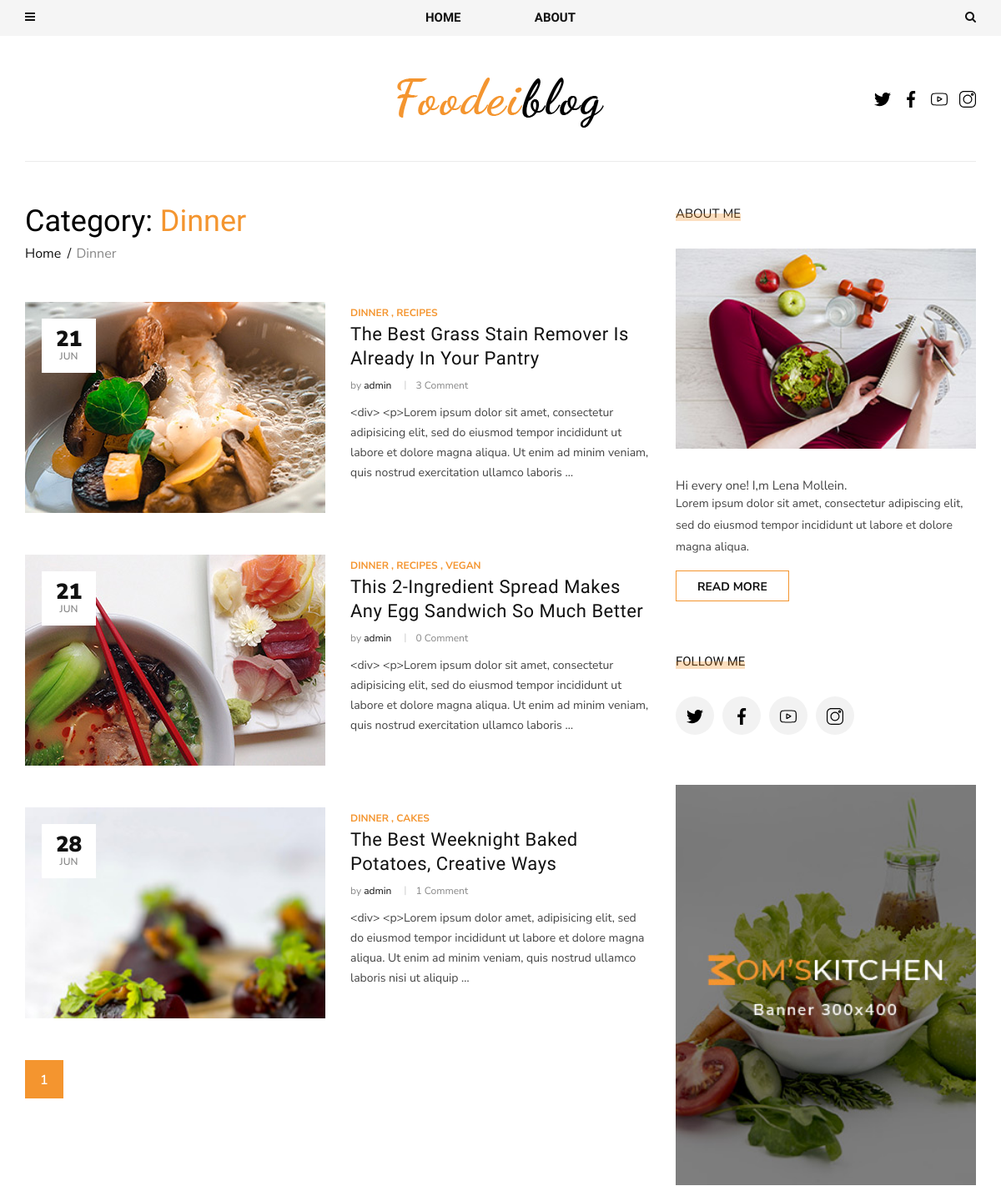
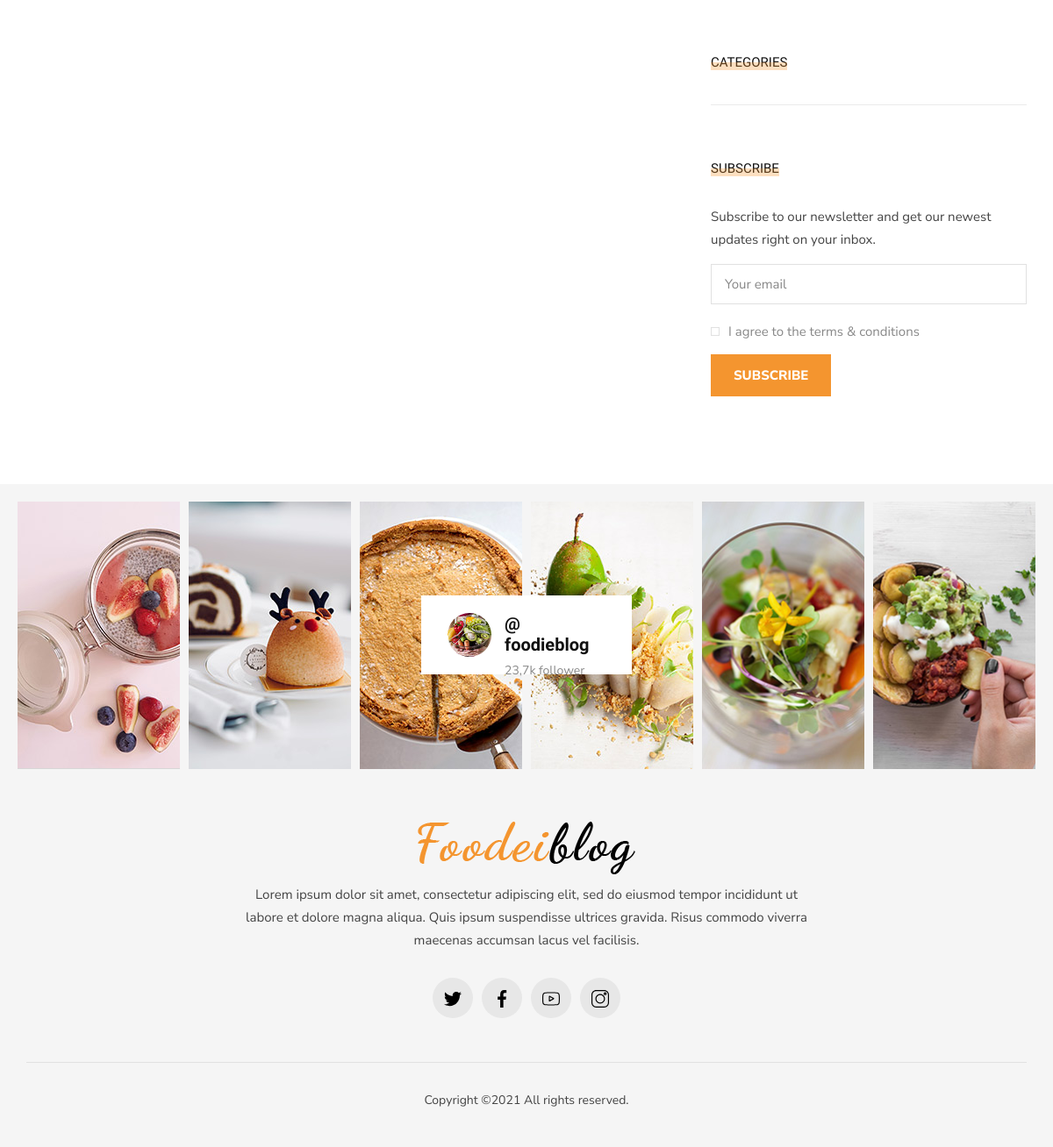
The page /category/dinner/ on the database its author committed (2 pictures, top to bottom).
### content/models.py (models this page shows, shortened)
class SocialNetwork(models.Model):
    icon = models.FileField(upload_to='icons/')
    name = models.CharField(max_length=200)
    link = models.URLField()

class AboutPage(models.Model):
    name = models.CharField(max_length=50, help_text="Enter your name")
    text = RichTextField()
    mini_text = RichTextField()
    mini_img = models.ImageField(upload_to='about/')
    social_networks = models.ManyToManyField(SocialNetwork, help_text="Chose your social networks")

### blog/models.py (models this page shows, shortened)
class Post(models.Model):
    author = models.ForeignKey(User, related_name='posts', on_delete=models.CASCADE)
    title = models.CharField(max_length=200, unique=True)
    image = models.ImageField(upload_to='articles/')
    mini_text = RichTextField(help_text='This text will display in preview.', default='')
    text = RichTextField(help_text='This is main text will display in detail view page.', unique=True)
    category = models.ManyToManyField(Category, related_name='posts')
    tags = models.ManyToManyField(Tag, related_name='posts')
    create_at = models.DateTimeField(auto_now_add=True)
    slug = models.SlugField(max_length=250, unique=True)

class Category(MPTTModel):
    name = models.CharField(max_length=100, unique=True)
    slug = models.SlugField(max_length=100)
    parent = TreeForeignKey('self', related_name='children', on_delete=models.SET_NULL, null=True, blank=True)
    def __str__(self):
        return self.name
    class MPTTMeta:
        order_insertion_by = ['name']
    class Meta:
        verbose_name = "Category"
        verbose_name_plural = 'Categories'

### blog/views.py (the view)
# urls.py: path('category/<slug:slug>/', views.PostListView.as_view(), name='post_list'),
class PostListView(ListView):
    model = Post
    template_name = 'blog/post_list.html'
    paginate_by = 3
    def get_context_data(self, **kwargs):
        context = super().get_context_data(**kwargs)
        slug = self.kwargs.get('slug')
        context['category_name'] = str(slug).title()
        post_list = Post.objects.filter(category__slug=slug).prefetch_related('category').prefetch_related('comment').select_related('author')
        context['post_list'], context['paginator'] = post_paginator(self, post_list)
        return context

### blog/templatetags/email_subscribe_tag.py (called while the page is built)
@register.simple_tag()
def get_email_subscribe_form():
    email_subscribe = EmailSubscribeForm()
    return {'email_subscribe': email_subscribe, 'random_id': random.random()}

### blog/templatetags/menu_tags.py (called while the page is built)
@register.inclusion_tag('include/tags/categories.html')
def get_categories(path):
    categories = Category.objects.all()
    posts = Post.objects.order_by('-id').prefetch_related('category')[:5]
    return {'list_category': categories, 'five_last_posts': posts, 'path': path}

@register.inclusion_tag('include/tags/sidebar_category.html')
def get_sidebar_categories():
    categories = Category.objects.all().prefetch_related('posts')
    return {'list_category': categories}

### blog/views.py (called while the page is built)
def post_paginator(instance, post_list):
    page = instance.request.GET.get('page', 1)
    paginator = Paginator(post_list, instance.paginate_by)
    try:
        posts = paginator.page(page)
    except PageNotAnInteger:
        posts = paginator.page(1)
    except EmptyPage:
        posts = paginator.page(paginator.num_pages)
    return posts, paginator

### content/templatetags/about_me_tags.py (called while the page is built)
@register.inclusion_tag('include/tags/about_me.html')
def get_about():
    about_page = AboutPage.objects.first()
    return {'about_page': about_page}

@register.inclusion_tag('include/tags/social_networks.html')
def get_social_networks():
    about_page = AboutPage.objects.prefetch_related('social_networks').first()
    social_networks = about_page.social_networks.all()
    return {'social_networks': social_networks}

### templates/blog/post_list.html (shortened to what this page needs)
{% extends 'base.html' %}
{% block content %}
<section class="categories categories-grid spad">
    <div class="categories__post">
        <div class="container">
            <div class="categories__grid__post">
                <div class="row">
                    <div class="col-lg-8 col-md-8">
                        <div class="breadcrumb__text">
                            <h2>Category: <span>{{ category_name }}</span></h2>
                            <div class="breadcrumb__option">
                                <a href="/">Home</a>
                                <span>{{ category_name }}</span>
                            </div>
                        </div>
                        {% for post in post_list %}
                        <div class="categories__list__post__item" style="">
                            <div class="row">
                                <div class="col-lg-6 col-md-6">
                                    <div class="categories__post__item__pic set-bg"
                                         data-setbg="{{ post.image.url }}">
                                        <div class="post__meta">
                                            <h4>{{ post.create_at|date:"d" }}</h4>
                                            <span>{{ post.create_at|date:"M" }}</span>
                                        </div>
                                    </div>
                                </div>
                                <div class="col-lg-6 col-md-6">
                                    <div class="categories__post__item__text">
                                        <span class="post__label">
                                            {% for category in post.category.all %}
                                                {% if not forloop.first %}
                                                ,
                                                {% endif %}
                                                {{ category }}
                                            {% endfor %}
                                        </span>
                                        <h3><a href="{% url 'post_single' post.slug %}">{{ post.title }}</a></h3>
                                        <ul class="post__widget">
                                            <li>by <span>{{ post.author }}</span></li>
                                            <li>{{ post.comment.count }} Comment</li>
                                        </ul>
                                        <p>{{ post.mini_text|truncatewords:30 }}</p>
                                    </div>
                                </div>
                            </div>
                        </div>
                        {% endfor %}
                        {% if is_paginated %}
                        <div class="row">
                            <div class="col-lg-12">
                                <div class="categories__pagination">
                                    {% for i in paginator.page_range %}
                                    {% if post_list.number == i %}
                                    <a href="?page={{ i }}" class="active">{{ i }}</a>
                                    {% else %}
                                    <a href="?page={{ i }}">{{ i }}</a>
                                    {% endif %}
                                    {% endfor %}
                                </div>
                            </div>
                        </div>
                        {% endif %}
                    </div>
                    <div class="col-lg-4 col-md-4">
                        {% include 'include/sidebar.html' %}
                    </div>
                </div>
            </div>
        </div>
    </div>
</section>
{% endblock %}

### templates/base.html (shortened to what this page needs)
<!DOCTYPE html>
<html lang="en">
{% load static %}
<head>
    <link rel="stylesheet" href="{% static 'css/bootstrap.min.css' %}" type="text/css">
    <link rel="stylesheet" href="{% static 'css/font-awesome.min.css' %}" type="text/css">
    <link rel="stylesheet" href="{% static 'css/elegant-icons.css' %}" type="text/css">
    <link rel="stylesheet" href="{% static 'css/owl.carousel.min.css' %}" type="text/css">
    <link rel="stylesheet" href="{% static 'css/slicknav.min.css' %}" type="text/css">
    <link rel="stylesheet" href="{% static 'css/style.css' %}" type="text/css">
</head>
<body>
{% include 'include/header.html' %}
{% block content %}
{% endblock %}
{% include 'include/footer.html' %}
</body>
</html>

### templates/include/left_nav.html (shortened to what this page needs)
{% load static menu_tags about_me_tags %}

### templates/include/tags/categories.html (shortened to what this page needs)
{% load mptt_tags %}

### templates/include/tags/about_me.html
<div class="sidebar__item__title">
    <h6>About me</h6>
</div>
<img src="{{ about_page.mini_img.url }}" alt="">
<p>{{ about_page.mini_text|safe }}</p>

### templates/include/tags/social_networks.html
{% for social in social_networks %}
<a href="{{ social.link }}">
    <img src="{{ social.icon.url }}" alt="" width="20">
</a>
{% endfor %}

### templates/include/email_subscribe.html (shortened to what this page needs)
{% load email_subscribe_tag %}
{% get_email_subscribe_form as form %}
<p>Subscribe to our newsletter and get our newest updates right on your inbox.</p>
<form action="{% url 'email_subscribe' %}" method="post">
    {{ form.email_subscribe }}
    <label for="agree-{{ form.random_id }}">
        I agree to the terms & conditions
        <span class="checkmark"></span>
    </label>
    <button type="submit" class="site-btn">Subscribe</button>
</form>

### templates/include/header.html (shortened to what this page needs)
{% load static menu_tags about_me_tags %}
<header class="header">
    <div class="header__top">
        <div class="container">
            <div class="row">
                <div class="col-lg-2 col-md-1 col-6 order-md-1 order-1">
                    <div class="header__humberger">
                        <i class="fa fa-bars humberger__open"></i>
                    </div>
                </div>
                <div class="col-lg-8 col-md-10 order-md-2 order-3">
                    <nav class="header__menu">
                        {% with request.resolver_match.url_name as url_name %}
                        <ul>
                            <li {% if url_name == 'home' %}class="active"{% endif %}>
                            <a href="{% url 'home' %}">Home</a>
                            </li>
                            <li {% if url_name == 'about' %}class="active"{% endif %}>
                            <a href="{% url 'about' %}">About</a>
                            </li>
                        </ul>
                        {% endwith %}
                    </nav>
                </div>
                <div class="col-lg-2 col-md-1 col-6 order-md-3 order-2">
                    <div class="header__search">
                        <i class="fa fa-search search-switch"></i>
                    </div>
                </div>
            </div>
        </div>
    </div>
    <div class="container">
        <div class="row">
            <div class="col-lg-3 col-md-3">
            </div>
            <div class="col-lg-6 col-md-6">
                <div class="header__logo">
                    <a href="/"><img src="{% static 'img/logo.png' %}" alt=""></a>
                </div>
            </div>
            <div class="col-lg-3 col-md-3">
                <div class="header__social">
                    {% get_social_networks %}
                </div>
            </div>
        </div>
    </div>
</header>

### templates/include/sidebar.html
{% load static menu_tags about_me_tags %}
<div class="sidebar__item">
    <div class="sidebar__about__item">
        {% get_about %}
        <a href="{% url 'about' %}" class="primary-btn">Read more</a>
    </div>
    <div class="sidebar__follow__item">
        <div class="sidebar__item__title">
            <h6>Follow me</h6>
        </div>
        <div class="sidebar__item__follow__links">
        {% get_social_networks %}
        </div>
    </div>
    <div class="sidebar__item__banner">
        <img src="{% static 'img/sidebar/banner.jpg' %}" alt="">
    </div>
    <div class="sidebar__item__categories">
        <div class="sidebar__item__title">
            <h6>Categories</h6>
        </div>
        <ul>
            {% get_sidebar_categories %}
        </ul>
    </div>
    <div class="sidebar__subscribe__item">
        <div class="sidebar__item__title">
            <h6>Subscribe</h6>
        </div>
        {% include 'include/email_subscribe.html' %}
    </div>
</div>

### templates/include/tags/sidebar_category.html (shortened to what this page needs)
{% load mptt_tags %}
{% recursetree list_category %}
<li>
    <a href="{% url 'post_list' node.slug %}">{{ node.name }} </a>
</li>
{% endrecursetree %}

### templates/include/footer.html (shortened to what this page needs)
{% load static about_me_tags %}
<footer class="footer">
    <div class="container-fluid">
        <div class="footer__instagram">
            <div class="footer__instagram__avatar">
                <div class="footer__instagram__avatar--pic">
                    <img src="{% static 'img/footer/instagram-avatar.jpg' %}" alt="">
                </div>
                <div class="footer__instagram__avatar--text">
                    <h5>@ foodieblog</h5>
                    <span>23,7k follower</span>
                </div>
            </div>
            <div class="row">
                <div class="col-lg-2 col-md-2 col-sm-4 col-6">
                    <div class="footer__instagram__item set-bg" data-setbg="{% static 'img/footer/ip-1.jpg' %}"></div>
                </div>
                <div class="col-lg-2 col-md-2 col-sm-4 col-6">
                    <div class="footer__instagram__item set-bg" data-setbg="{% static 'img/footer/ip-2.jpg' %}"></div>
                </div>
                <div class="col-lg-2 col-md-2 col-sm-4 col-6">
                </div>
                <div class="col-lg-2 col-md-2 col-sm-4 col-6">
                </div>
                <div class="col-lg-2 col-md-2 col-sm-4 col-6">
                    <div class="footer__instagram__item set-bg" data-setbg="{% static 'img/footer/ip-5.jpg' %}"></div>
                </div>
                <div class="col-lg-2 col-md-2 col-sm-4 col-6">
                    <div class="footer__instagram__item set-bg" data-setbg="{% static 'img/footer/ip-6.jpg' %}"></div>
                </div>
            </div>
        </div>
    </div>
    <div class="container">
        <div class="row">
            <div class="col-lg-12">
                <div class="footer__text">
                    <div class="footer__logo">
                        <a href="#"><img src="{% static 'img/logo.png' %}" alt=""></a>
                    </div>
                    <p>Lorem ipsum dolor sit amet, consectetur adipiscing elit, sed do eiusmod tempor incididunt
                        ut<br/> labore et dolore magna aliqua. Quis ipsum suspendisse ultrices gravida. Risus
                        commodo viverra<br/> maecenas accumsan lacus vel facilisis. </p>
                    <div class="footer__social">
                        {% get_social_networks %}
                    </div>
                </div>
                <div class="footer__copyright">
                    <p>
                        Copyright &copy;<script>document.write(new Date().getFullYear());</script>
                        All rights reserved.
                    </p>
                </div>
            </div>
        </div>
    </div>
</footer>

### rows shown on the page
SocialNetwork: icon (picture)
SocialNetwork: icon (picture)
SocialNetwork: icon (picture)
SocialNetwork: icon (picture)
Post: shows a picture, create_at "21", create_at "JUN", title "The Best Grass Stain Remover Is Already In Your Pantry", author "admin", comment.count "3", mini_text "<div> <p>Lorem ipsum dolor sit amet, consectetur adipisicing elit, sed do eiusmod tempor incididunt ut labore et dolore magna aliqua. Ut enim ad minim veniam, quis nostrud exercitation ullamco laboris …"
Category: name "DINNER"
Category: name "RECIPES"
Post: shows a picture, create_at "21", create_at "JUN", title "This 2-Ingredient Spread Makes Any Egg Sandwich So Much Better", author "admin", comment.count "0", mini_text "<div> <p>Lorem ipsum dolor sit amet, consectetur adipisicing elit, sed do eiusmod tempor incididunt ut labore et dolore magna aliqua. Ut enim ad minim veniam, quis nostrud exercitation ullamco laboris …"
Category: name "VEGAN"
Post: shows a picture, create_at "28", create_at "JUN", title "The Best Weeknight Baked Potatoes, Creative Ways", author "admin", comment.count "1", mini_text "<div> <p>Lorem ipsum dolor amet, adipisicing elit, sed do eiusmod tempor incididunt ut labore et dolore magna aliqua. Ut enim ad minim veniam, quis nostrud ullamco laboris nisi ut aliquip …"
Category: name "CAKES"
AboutPage: mini_img (picture), mini_text "Hi every one! I,m Lena Mollein. Lorem ipsum dolor sit amet, consectetur adipiscing elit, sed do eiusmod tempor incididunt ut labore et dolore magna aliqua."

### other values the page prints
{{ category_name }} "Dinner"
{{ i }} "1"
